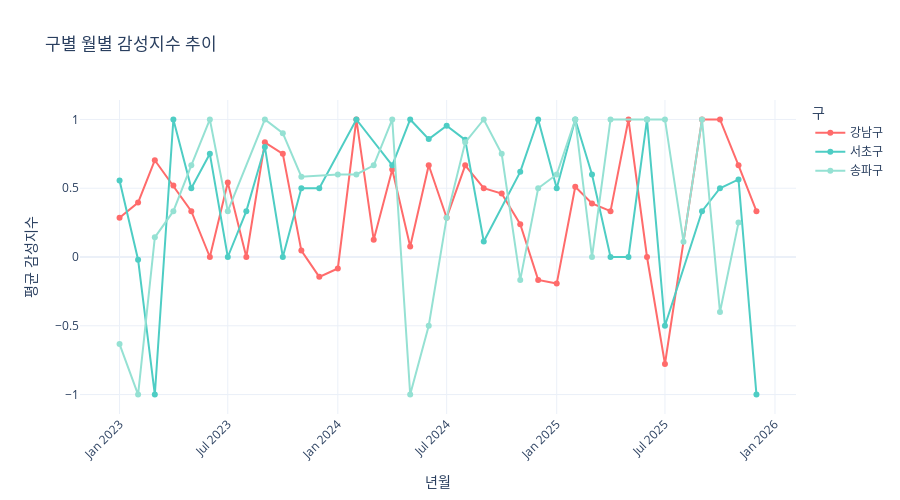

This figure's notebook cell:
### Markdown cell above
### 15-5. 구별 월별 감성 추이

### Code cell
fig5 = px.line(
    regional_sentiment, x='date', y='avg_sentiment', color='region',
    title='구별 월별 감성지수 추이', markers=True,
    labels={'date': '년월', 'avg_sentiment': '평균 감성지수', 'region': '구'},
    color_discrete_map={'강남구': '#FF6B6B', '서초구': '#4ECDC4', '송파구': '#95E1D3'}
)
fig5.update_layout(template='plotly_white', xaxis=dict(tickangle=-45), hovermode='x unified', height=500)
fig5.show()
